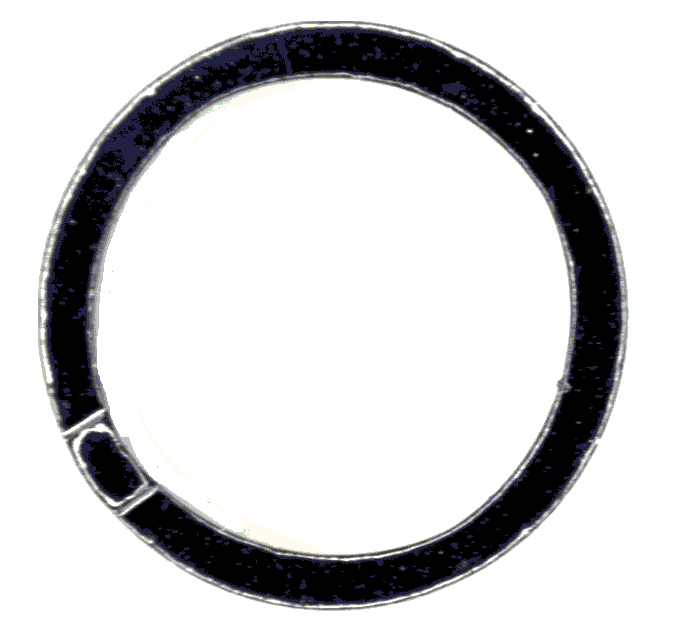
//> input picture IndustrialManufacturing/GeomCheck/images/circle_band.bmp, 696 x 635 px
$ ./demo_20220307   (built with g++ and OpenCV 4)
//> lines starting //> are read from the running program, lines starting //| are printed output that depends on the picture; after the words box and inside, x2 and y2 are one past the last pixel; in counts of white or black regions, pixels touching at a corner belong together
#include <iostream>
#include <opencv2\core.hpp>
#include <opencv2\imgcodecs.hpp>
#include <opencv2\imgproc.hpp>
#include <opencv2\highgui.hpp>

using namespace cv;

bool FlatternCircle(const Mat& inputImg, OutputArray outputImg,
	const Point& center, const int nRadius, const int nRingHeight)
{
	if (inputImg.empty())
		return false;

	//输出图像为矩形，高度为圆环高度，宽度为圆环外圆周长
	outputImg.create(Size(nRadius*CV_2PI, nRingHeight), CV_8UC1);
	Mat rectangle = outputImg.getMat();
	int rows = rectangle.rows;
	int cols = rectangle.cols;

	for (int j = 0; j < rows; j++)
	{
		uchar* data = rectangle.ptr<uchar>(j);
		for (int i = 0; i < cols; i++)
		{
			//根据极坐标计算公式设置展平矩形对应位置的像素值
			double theta = CV_2PI / float(cols) * float(i + 1);
			double rho = nRadius - j - 1;
			int x = (float)center.x + rho*std::cos(theta) + 0.5;
			int y = (float)center.y + rho*std::sin(theta) + 0.5;
			if(y < inputImg.rows && x < inputImg.cols)
				data[i] = inputImg.at<uchar>(y, x);
		}
	}

	return true;
}

int main()
{
	//读取彩色图像
	std::string strImgFile = "E:\\SZU\\Spring2022\\MachineVision\\PPT\\demos\\images\\circle_band.bmp";
	Mat img = imread(strImgFile);
//> img is the input picture: 635 rows x 696 cols, CV_8UC3; mean B, G, R 211.7, 210.6, 210.5
	if (img.empty())
	{
		std::cout << "image file read failed - " << strImgFile.c_str() << "!" << std::endl;
		return 1;
	}

	//转换灰度图
	Mat gray;
	cvtColor(img, gray, COLOR_BGR2GRAY);
	GaussianBlur(gray, gray, Size(5, 5), 1.0);
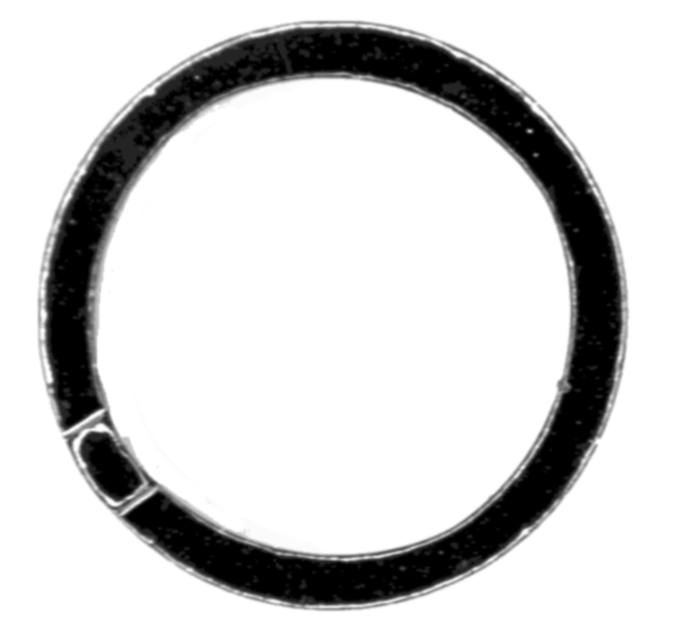
//> gray: 635 rows x 696 cols, CV_8UC1; min 0, max 255, mean 210.7
	//threshold(gray, gray, 100, 255, cv::THRESH_BINARY);// not helping

	Mat edge;
	cv::Canny(gray, edge, 120, 255);
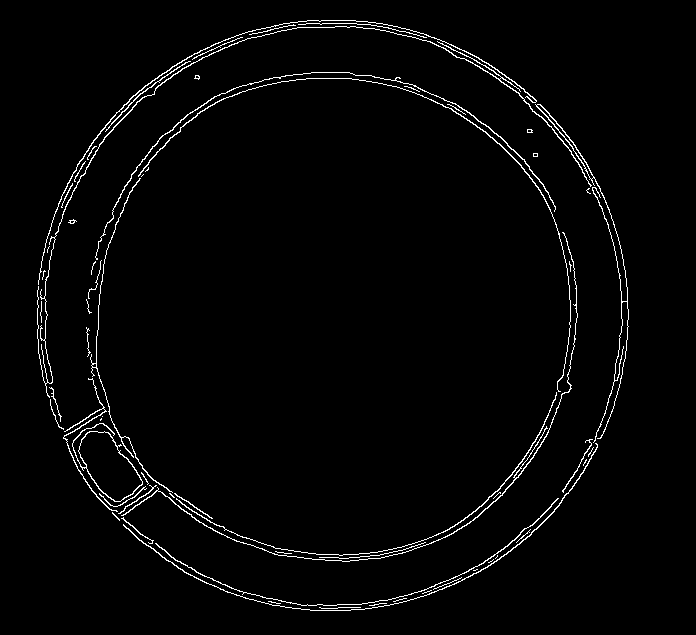
//> edge: 635 rows x 696 cols, CV_8UC1; 2.2% white in thin lines or dots, all inside (x1, y1, x2, y2) = (37, 20, 629, 611)

	//检测最大的圆
	std::vector<Vec3f> circles;
	HoughCircles(edge, circles, HOUGH_GRADIENT,
		1,		// dp
		5,		// minDist
		240		// param1
		);
//> circles = 10 circles (x, y, radius): [328.5, 320.5, 290.2], [319.5, 339.5, 267.1], [326.5, 332.5, 254.4], [345.5, 326.5, 303.5], [314.5, 344.5, 271.7], [348.5, 321.5, 303.2], [316.5, 320.5, 280.3], [331.5, 292.5, 265.9], [314.5, 351.5, 276.7], [321.5, 331.5, 226.1]

	Mat img_copy;
	img.copyTo(img_copy);
	int nMaxRadius = 0;
	Point center;
	for (int i = 0; i < circles.size(); i++){
		Vec3f cc = circles[i];
		if (nMaxRadius < cc[2]) {
			nMaxRadius = int(cc[2] + 0.5);
			center = Point(cc[0], cc[1]);
		}
		circle(img_copy, Point(cc[0], cc[1]), cc[2], Scalar(0, 0, 255), 2, LINE_AA);
		circle(img_copy, Point(cc[0], cc[1]), 3, Scalar(125, 25, 255), 2, LINE_AA);
	}
//> this loop made 10 passes
//> (cc, nMaxRadius, center) on passes 1, 4: ([328.5, 320.5, 290.2], 290, Point(328, 320)), ([345.5, 326.5, 303.5], 304, Point(345, 326))
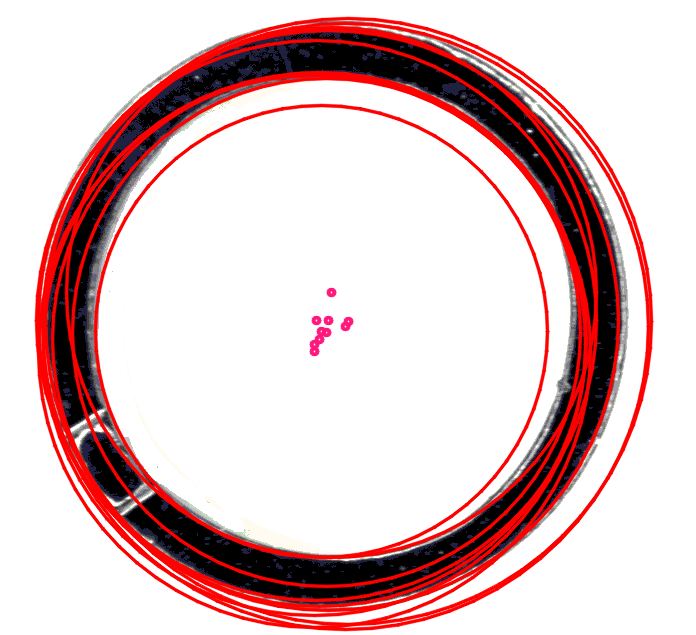
//> img_copy: 635 rows x 696 cols, CV_8UC3; 13.79% of pixels changed, all inside (x1, y1, x2, y2) = (34, 16, 654, 632)
//> after the loop, nMaxRadius = 304

	imshow("circles", img_copy);
	waitKey(0);

	//将最大的圆环展平，圆环高度为半径的一半
	Mat result;
	FlatternCircle(gray, result, center, nMaxRadius, nMaxRadius / 2);
//> after the loop in FlatternCircle, `for (int j = 0; j < rows; j++)`:
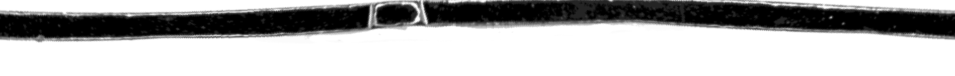
//> rectangle: 152 rows x 1910 cols, CV_8UC1 (shown at 1/2 size); min 0, max 255, mean 178.8
	if (result.empty()) {
		std::cout << "result is empty!" << std::endl;
		return 1;
	}
	else {
		imshow("origin", img);
		imshow("result", result);
		waitKey(0);
		destroyAllWindows();
	}

	return 0;
}
